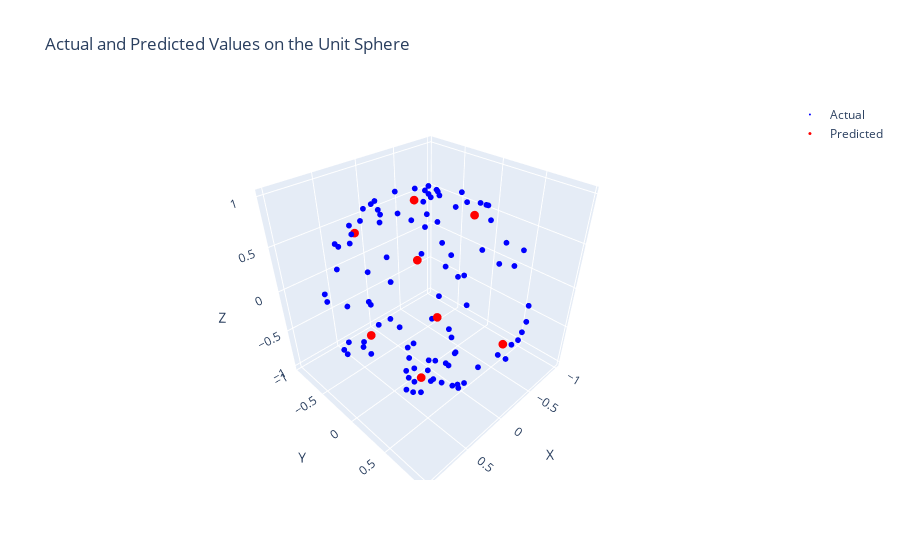

Notebook source saved alongside this figure:
### Code cell
#Y = np.random.normal(size=(5000, 3))  # Random normals
#Y /= np.linalg.norm(Y, axis=1)[:, np.newaxis]  # Normalize to make it on unit sphere

# Train the model
tree = DecisionTreeRegressor2138(max_depth=3)
tree.tree = tree.fit(X, Y)
predictions = tree.predict(X)

# Plotting
fig = go.Figure()

# Actual sphere data
fig.add_trace(go.Scatter3d(x=Y[:, 0], y=Y[:, 1], z=Y[:, 2], mode='markers', marker=dict(size=2, color='blue'), name='Actual'))

# Predicted data
fig.add_trace(go.Scatter3d(x=predictions[:, 0], y=predictions[:, 1], z=predictions[:, 2], mode='markers', marker=dict(size=3, color='red'), name='Predicted'))

fig.update_layout(title='Actual and Predicted Values on the Unit Sphere', scene=dict(xaxis_title='X', yaxis_title='Y', zaxis_title='Z'))
fig.show()
